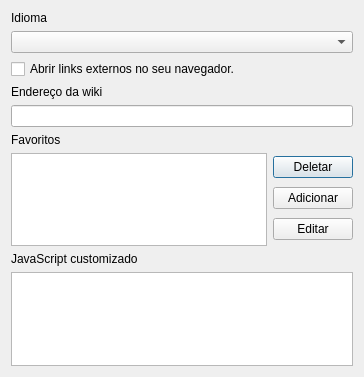
<?xml version="1.0" encoding="UTF-8"?>
<ui version="4.0">
 <class>Dialog</class>
 <widget class="QDialog" name="Dialog">
  <property name="geometry">
   <rect>
    <x>0</x>
    <y>0</y>
    <width>364</width>
    <height>377</height>
   </rect>
  </property>
  <property name="sizePolicy">
   <sizepolicy hsizetype="Fixed" vsizetype="Fixed">
    <horstretch>0</horstretch>
    <verstretch>0</verstretch>
   </sizepolicy>
  </property>
  <property name="windowTitle">
   <string>Configurações</string>
  </property>
  <property name="windowIcon">
   <iconset theme="QIcon::ThemeIcon::FolderOpen"/>
  </property>
  <layout class="QVBoxLayout" name="verticalLayout">
   <item>
    <widget class="QLabel" name="labelLanguage">
     <property name="locale">
      <locale language="Portuguese" country="Brazil"/>
     </property>
     <property name="text">
      <string>Idioma</string>
     </property>
    </widget>
   </item>
   <item>
    <widget class="QComboBox" name="cbLanguage">
     <property name="locale">
      <locale language="Portuguese" country="Brazil"/>
     </property>
    </widget>
   </item>
   <item>
    <widget class="QCheckBox" name="checkExternalLinks">
     <property name="locale">
      <locale language="Portuguese" country="Brazil"/>
     </property>
     <property name="text">
      <string>Abrir links externos no seu navegador.</string>
     </property>
    </widget>
   </item>
   <item>
    <widget class="QLabel" name="labelWikiAddress">
     <property name="locale">
      <locale language="Portuguese" country="Brazil"/>
     </property>
     <property name="text">
      <string>Endereço da wiki</string>
     </property>
    </widget>
   </item>
   <item>
    <widget class="QLineEdit" name="leWikiAddress">
     <property name="locale">
      <locale language="Portuguese" country="Brazil"/>
     </property>
    </widget>
   </item>
   <item>
    <widget class="QLabel" name="labelBookmarks">
     <property name="locale">
      <locale language="Portuguese" country="Brazil"/>
     </property>
     <property name="text">
      <string>Favoritos</string>
     </property>
    </widget>
   </item>
   <item>
    <layout class="QHBoxLayout" name="horizontalLayout">
     <item>
      <widget class="QListWidget" name="lwFavorites">
       <property name="locale">
        <locale language="Portuguese" country="Brazil"/>
       </property>
      </widget>
     </item>
     <item>
      <layout class="QVBoxLayout" name="verticalLayout_2">
       <item>
        <widget class="QPushButton" name="btnFavoritesDelete">
         <property name="locale">
          <locale language="Portuguese" country="Brazil"/>
         </property>
         <property name="text">
          <string>Deletar</string>
         </property>
        </widget>
       </item>
       <item>
        <widget class="QPushButton" name="btnFavoritesAdd">
         <property name="locale">
          <locale language="Portuguese" country="Brazil"/>
         </property>
         <property name="text">
          <string>Adicionar</string>
         </property>
        </widget>
       </item>
       <item>
        <widget class="QPushButton" name="btnFavoritesEdit">
         <property name="locale">
          <locale language="Portuguese" country="Brazil"/>
         </property>
         <property name="text">
          <string>Editar</string>
         </property>
        </widget>
       </item>
      </layout>
     </item>
    </layout>
   </item>
   <item>
    <widget class="QLabel" name="labelCustomJS">
     <property name="text">
      <string>JavaScript customizado</string>
     </property>
    </widget>
   </item>
   <item>
    <widget class="QPlainTextEdit" name="pteCustomJS"/>
   </item>
  </layout>
 </widget>
 <resources/>
 <connections/>
</ui>
